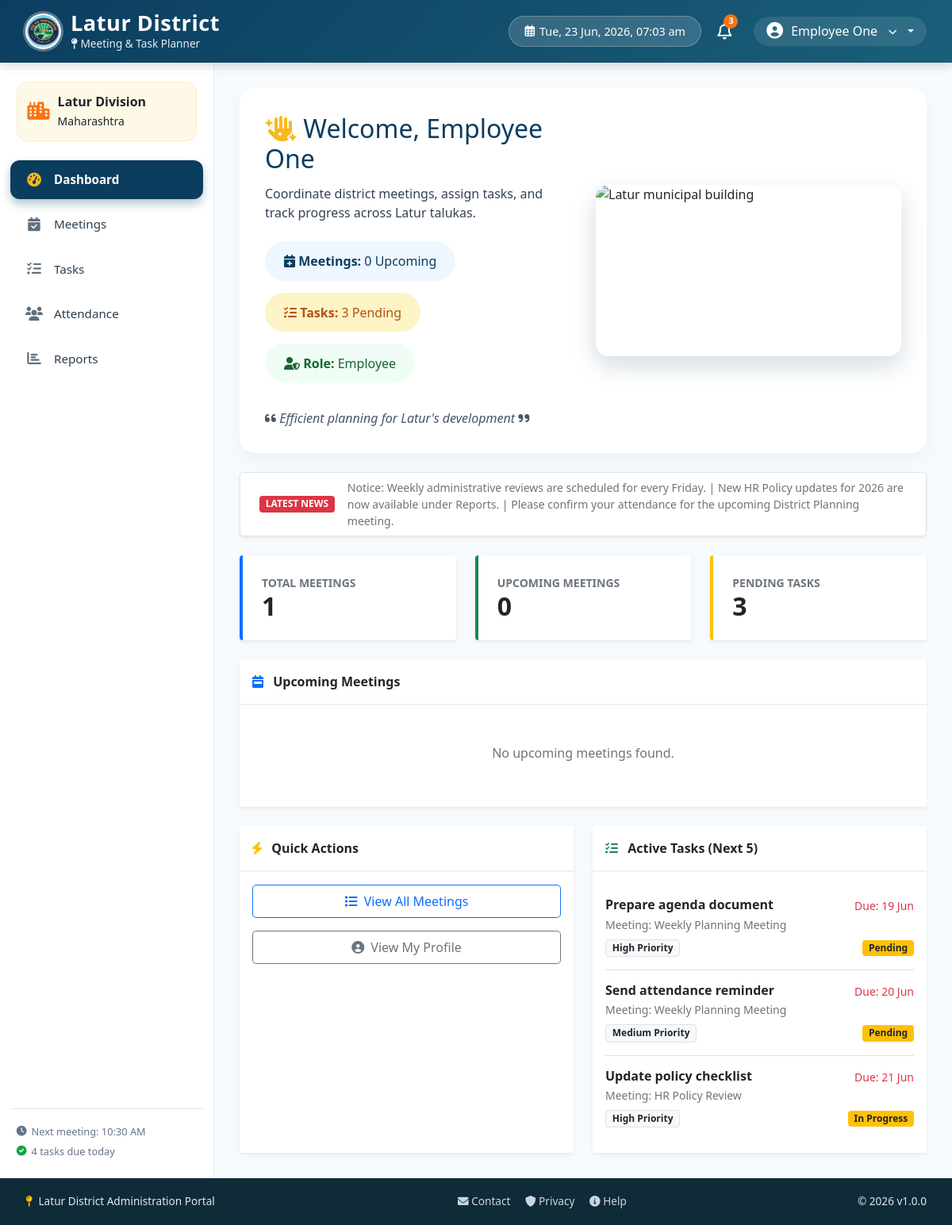
Screenshot of /index.php (signed in) with the database file from the repository.
### tables this page shows
CREATE TABLE IF NOT EXISTS tasks (
  id INT AUTO_INCREMENT PRIMARY KEY,
  meeting_id INT NOT NULL,
  title VARCHAR(150) NOT NULL,
  assigned_to INT NOT NULL,
  due_date DATE NOT NULL,
  priority VARCHAR(20) NOT NULL,
  status VARCHAR(30) NOT NULL DEFAULT 'Pending',
  notes TEXT,
  created_at TIMESTAMP DEFAULT CURRENT_TIMESTAMP,
  FOREIGN KEY (meeting_id) REFERENCES meetings(id) ON DELETE CASCADE,
  FOREIGN KEY (assigned_to) REFERENCES users(id)
);

CREATE TABLE IF NOT EXISTS meetings (
  id INT AUTO_INCREMENT PRIMARY KEY,
  title VARCHAR(150) NOT NULL,
  meeting_date DATE NOT NULL,
  meeting_time TIME NOT NULL,
  location VARCHAR(150) NOT NULL,
  mode VARCHAR(50) NOT NULL,
  agenda TEXT NOT NULL,
  department VARCHAR(100) NOT NULL,
  organizer_id INT NOT NULL,
  status VARCHAR(30) NOT NULL DEFAULT 'Scheduled',
  created_at TIMESTAMP DEFAULT CURRENT_TIMESTAMP,
  FOREIGN KEY (organizer_id) REFERENCES users(id)
);

### index.php (the view, shortened to what this page needs)
<?php
$conn = getDBConnection();
$user_id = $_SESSION['user_id'];
$role = $_SESSION['role'];
$department = $_SESSION['department'] ?? '';
$today = date('Y-m-d');
if ($role === 'Collector') {
    $meetings_result = $conn->query("SELECT COUNT(*) as total FROM meetings");
    $meetings_organized = $meetings_result->fetch_assoc()['total'] ?? 0;
    $upcoming_result = $conn->query("SELECT COUNT(*) as total FROM meetings WHERE meeting_date >= '$today' AND status != 'Cancelled'");
    $upcoming_meetings = $upcoming_result->fetch_assoc()['total'] ?? 0;
    $tasks_result = $conn->query("SELECT COUNT(*) as total FROM tasks WHERE status IN ('Pending', 'In Progress')");
    $pending_tasks = $tasks_result->fetch_assoc()['total'] ?? 0;
    $upcoming_query = "SELECT m.*, u.name as organizer_name
                      FROM meetings m
                      JOIN users u ON m.organizer_id = u.id
                      WHERE m.meeting_date >= ? AND m.status != 'Cancelled'
                      ORDER BY m.meeting_date ASC, m.meeting_time ASC
                      LIMIT 5";
    $stmt = $conn->prepare($upcoming_query);
    if ($stmt) {
        $stmt->bind_param("s", $today);
        $stmt->execute();
        $res = $stmt->get_result();
        $upcoming = $res ? $res->fetch_all(MYSQLI_ASSOC) : [];
    } else {
        error_log('Prepare failed (collector upcoming): ' . $conn->error . ' | Query: ' . $upcoming_query);
        $upcoming = [];
    }
    $tasks_query = "SELECT t.*, u.name as assignee_name, m.title as meeting_title
                    FROM tasks t
                    JOIN users u ON t.assigned_to = u.id
                    JOIN meetings m ON t.meeting_id = m.id
                    WHERE t.status IN ('Pending', 'In Progress')
                    ORDER BY t.due_date ASC
                    LIMIT 5";
    $active_tasks = $conn->query($tasks_query)->fetch_all(MYSQLI_ASSOC);
} else {
    $stmt = $conn->prepare("SELECT COUNT(DISTINCT m.id) as total FROM meetings m LEFT JOIN attendance a ON m.id = a.meeting_id WHERE m.department = ? OR a.user_id = ?");
    if ($stmt) {
        $stmt->bind_param("si", $department, $user_id);
        $stmt->execute();
        $res = $stmt->get_result();
        $meetings_organized = $res ? ($res->fetch_assoc()['total'] ?? 0) : 0;
    } else {
        error_log('Prepare failed (employee meetings_organized): ' . $conn->error);
        $meetings_organized = 0;
    }
    $stmt = $conn->prepare("SELECT COUNT(DISTINCT m.id) as total FROM meetings m LEFT JOIN attendance a ON m.id = a.meeting_id WHERE (m.department = ? OR a.user_id = ?) AND m.meeting_date >= ? AND m.status != 'Cancelled'");
    if ($stmt) {
        $stmt->bind_param("sis", $department, $user_id, $today);
        $stmt->execute();
        $res = $stmt->get_result();
        $upcoming_meetings = $res ? ($res->fetch_assoc()['total'] ?? 0) : 0;
    } else {
        error_log('Prepare failed (employee upcoming_meetings): ' . $conn->error);
        $upcoming_meetings = 0;
    }
    $stmt = $conn->prepare("SELECT COUNT(*) as total FROM tasks WHERE assigned_to = ? AND status IN ('Pending', 'In Progress')");
    if ($stmt) {
        $stmt->bind_param("i", $user_id);
        $stmt->execute();
        $res = $stmt->get_result();
        $pending_tasks = $res ? ($res->fetch_assoc()['total'] ?? 0) : 0;
    } else {
        error_log('Prepare failed (employee pending_tasks): ' . $conn->error);
        $pending_tasks = 0;
    }
    $stmt = $conn->prepare("SELECT DISTINCT m.*, u.name as organizer_name
                            FROM meetings m
                            JOIN users u ON m.organizer_id = u.id
                            LEFT JOIN attendance a ON m.id = a.meeting_id
                            WHERE (m.department = ? OR a.user_id = ?) AND m.meeting_date >= ? AND m.status != 'Cancelled'
                            ORDER BY m.meeting_date ASC, m.meeting_time ASC
                            LIMIT 5");
    if ($stmt) {
        $stmt->bind_param("sis", $department, $user_id, $today);
        $stmt->execute();
        $res = $stmt->get_result();
        $upcoming = $res ? $res->fetch_all(MYSQLI_ASSOC) : [];
    } else {
        error_log('Prepare failed (employee upcoming list): ' . $conn->error);
        $upcoming = [];
    }
    $stmt = $conn->prepare("SELECT t.*, u.name as assignee_name, m.title as meeting_title
                            FROM tasks t
                            JOIN users u ON t.assigned_to = u.id
                            JOIN meetings m ON t.meeting_id = m.id
                            WHERE t.assigned_to = ? AND t.status IN ('Pending', 'In Progress')
                            ORDER BY t.due_date ASC
                            LIMIT 5");
    if ($stmt) {
        $stmt->bind_param("i", $user_id);
        $stmt->execute();
        $res = $stmt->get_result();
        $active_tasks = $res ? $res->fetch_all(MYSQLI_ASSOC) : [];
    } else {
        error_log('Prepare failed (employee active_tasks): ' . $conn->error);
        $active_tasks = [];
    }
}
include __DIR__ . '/includes/header.php';
?>
<div class="welcome-card mb-4">
    <div class="welcome-card-inner">
        <div class="welcome-card-content">
            <h2><i class="fas fa-hand-sparkles" style="color: #f9b81b;"></i> Welcome, <?php echo htmlspecialchars($_SESSION['full_name']); ?></h2>
            <p style="color: #334155; margin: 0.5rem 0 1.5rem;">Coordinate district meetings, assign tasks, and track progress across Latur talukas.</p>
            <div style="display: flex; gap: 15px; flex-wrap: wrap;">
                <div style="background: #eef6ff; padding: 0.8rem 1.5rem; border-radius: 30px; color: #0b3d5f;">
                    <i class="fas fa-calendar-plus" style="color: #0b3d5f;"></i> <strong>Meetings:</strong> <?php echo $upcoming_meetings; ?> Upcoming
                </div>
                <div style="background: #fef3c7; padding: 0.8rem 1.5rem; border-radius: 30px; color: #b45309;">
                    <i class="fas fa-tasks" style="color: #b45309;"></i> <strong>Tasks:</strong> <?php echo $pending_tasks; ?> Pending
                </div>
                <div style="background: #f0fdf4; padding: 0.8rem 1.5rem; border-radius: 30px; color: #166534;">
                    <i class="fas fa-user-shield" style="color: #166534;"></i> <strong>Role:</strong> <?php echo htmlspecialchars($role); ?>
                </div>
            </div>
            <p style="margin-top: 2rem; font-style: italic; color: #475569; margin-bottom: 0;">
                <i class="fas fa-quote-left"></i> Efficient planning for Latur's development <i class="fas fa-quote-right"></i>
            </p>
        </div>
        <img class="welcome-card-image" src="<?php echo $basePath; ?>/assets/image_e15bb67f.png" alt="Latur municipal building">
    </div>
</div>
<div class="bg-white border rounded-3 py-2 mb-4 overflow-hidden shadow-sm">
    <div class="container-fluid px-4">
        <div class="d-flex align-items-center">
            <span class="badge bg-danger me-3">LATEST NEWS</span>
            <marquee class="text-muted small mb-0" behavior="scroll" direction="left" onmouseover="this.stop();" onmouseout="this.start();">
                Notice: Weekly administrative reviews are scheduled for every Friday. | New HR Policy updates for 2026 are now available under Reports. | Please confirm your attendance for the upcoming District Planning meeting.
            </marquee>
        </div>
    </div>
</div>
<div class="row g-4 mb-4">
    <div class="col-md-4">
        <div class="card border-0 border-start border-4 border-primary h-100 shadow-sm bg-white">
            <div class="card-body p-4 text-gov-blue">
                <div class="d-flex justify-content-between align-items-center">
                    <div>
                        <p class="text-muted small fw-bold mb-0">TOTAL MEETINGS</p>
                        <h2 class="mb-0 fw-bold text-dark"><?php echo $meetings_organized; ?></h2>
                    </div>
                </div>
            </div>
        </div>
    </div>
    <div class="col-md-4">
        <div class="card border-0 border-start border-4 border-success h-100 shadow-sm bg-white">
            <div class="card-body p-4 text-gov-blue">
                <div class="d-flex justify-content-between align-items-center">
                    <div>
                        <p class="text-muted small fw-bold mb-0">UPCOMING MEETINGS</p>
                        <h2 class="mb-0 fw-bold text-dark"><?php echo $upcoming_meetings; ?></h2>
                    </div>
                </div>
            </div>
        </div>
    </div>
    <div class="col-md-4">
        <div class="card border-0 border-start border-4 border-warning h-100 shadow-sm bg-white">
            <div class="card-body p-4 text-gov-blue">
                <div class="d-flex justify-content-between align-items-center">
                    <div>
                        <p class="text-muted small fw-bold mb-0">PENDING TASKS</p>
                        <h2 class="mb-0 fw-bold text-dark"><?php echo $pending_tasks; ?></h2>
                    </div>
                </div>
            </div>
        </div>
    </div>
</div>
<div class="card border-0 shadow-sm mb-4">
    <div class="card-header bg-white py-3 fw-bold text-gov-blue" style="border-bottom: 2px solid #eef2f6;">
        <i class="fas fa-calendar-week text-primary me-2"></i> Upcoming Meetings
    </div>
    <div class="card-body">
        <?php if (empty($upcoming)): ?>
            <div class="text-center py-4">
                <p class="text-muted mt-2">No upcoming meetings found.</p>
            </div>
        <?php endif; ?>
    </div>
</div>
<div class="row g-4">
    <div class="col-md-6">
        <div class="card border-0 shadow-sm h-100">
            <div class="card-header bg-white py-3 fw-bold text-gov-blue" style="border-bottom: 2px solid #eef2f6;">
                <i class="fas fa-bolt text-warning me-2"></i> Quick Actions
            </div>
            <div class="card-body">
                <div class="d-grid gap-3">
                    <a href="<?php echo $basePath; ?>/modules/meetings/index.php" class="btn btn-outline-primary py-2 rounded-3">
                        <i class="fas fa-list me-1"></i> View All Meetings
                    </a>
                    <a href="<?php echo $basePath; ?>/modules/users/profile.php" class="btn btn-outline-secondary py-2 rounded-3">
                        <i class="fas fa-user-circle me-1"></i> View My Profile
                    </a>
                </div>
            </div>
        </div>
    </div>
    <div class="col-md-6">
        <div class="card border-0 shadow-sm h-100">
            <div class="card-header bg-white py-3 fw-bold text-gov-blue" style="border-bottom: 2px solid #eef2f6;">
                <i class="fas fa-tasks text-success me-2"></i> Active Tasks (Next 5)
            </div>
            <div class="card-body">
                <?php if (empty($active_tasks)): ?>
                    <div class="text-center py-4">
                        <i class="bi bi-check2-circle fs-1 text-success"></i>
                        <p class="text-muted mt-2">No active tasks assigned.</p>
                    </div>
                <?php else: ?>
                    <div class="list-group list-group-flush">
                        <?php foreach ($active_tasks as $task): ?>
                            <div class="list-group-item px-0 py-3">
                                <div class="d-flex w-100 justify-content-between">
                                    <h6 class="mb-1 fw-bold text-dark"><?php echo htmlspecialchars($task['title']); ?></h6>
                                    <small class="text-danger fw-semibold">Due: <?php echo date('d M', strtotime($task['due_date'])); ?></small>
                                </div>
                                <p class="mb-1 text-muted small">Meeting: <?php echo htmlspecialchars($task['meeting_title']); ?></p>
                                <div class="d-flex justify-content-between align-items-center mt-2">
                                    <span class="badge bg-light text-dark border small"><?php echo htmlspecialchars($task['priority']); ?> Priority</span>
                                    <span class="badge bg-warning text-dark small"><?php echo htmlspecialchars($task['status']); ?></span>
                                </div>
                            </div>
                        <?php endforeach; ?>
                    </div>
                <?php endif; ?>
            </div>
        </div>
    </div>
</div>
<?php include __DIR__ . '/includes/footer.php'; ?>

### index.php (style rules this page uses)
.welcome-card { background: white; border-radius: 20px; padding: 2rem; box-shadow: 0 8px 20px rgba(0,0,0,0.04); max-width: 100%; }
.welcome-card-inner { display: flex; align-items: center; justify-content: space-between; gap: 2rem; }
.welcome-card-content { flex: 1 1 420px; min-width: 0; }
.welcome-card-image { flex: 0 1 420px; max-width: 420px; width: 38%; min-width: 260px; aspect-ratio: 16 / 9; border-radius: 16px; object-fit: cover; box-shadow: 0 12px 30px rgba(11, 61, 95, 0.18); }
.welcome-card h2 { color: #0b3d5f; margin-bottom: 0.8rem; }

### rows the page displays
tasks: title "Prepare agenda document", due_date "19 Jun", meeting.title "Weekly Planning Meeting", priority "High", status "Pending"
tasks: title "Send attendance reminder", due_date "20 Jun", meeting.title "Weekly Planning Meeting", priority "Medium", status "Pending"
tasks: title "Update policy checklist", due_date "21 Jun", meeting.title "HR Policy Review", priority "High", status "In Progress"

### other values shown
$userName "Employee One"
$_SESSION['full_name'] "Employee One"
$upcoming_meetings "0"
$pending_tasks "3"
$role "Employee"
$meetings_organized "1"
